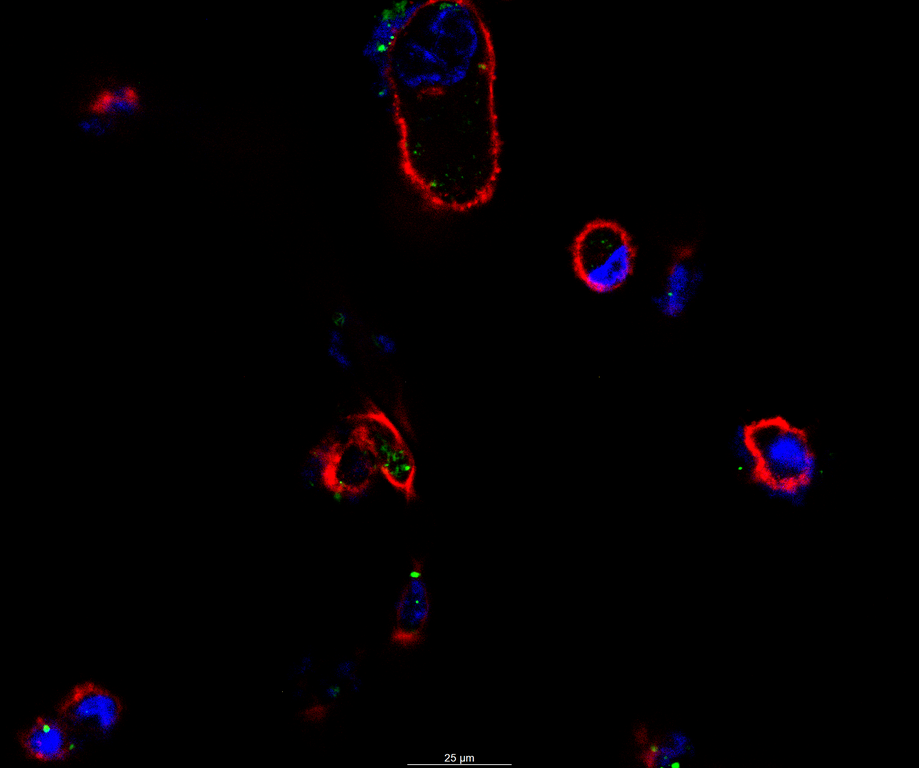
#> input picture Macropinocytosis Project/2026-01-15 Macropinocytosis KO Lines FITC Assay/63x/SafeGuide 63x/1.tif, 919 x 768 px, shrunk from 2432 x 2032 before the run, found by its file name; its folder holds only this picture in this run
$ python analyze_63x_images.py
#> lines starting #> are read from the running program, lines starting #| are printed output that depends on the picture; after the words box and inside, x2 and y2 are one past the last pixel; in counts of white or black regions, pixels touching at a corner belong together
import os
import numpy as np
import matplotlib.pyplot as plt
import matplotlib.image as mpimg
from scipy.stats import ttest_ind

## ================= CONFIGURATION ================= ##
green_threshold = 50
black_threshold = 50

# EXPERIMENT 1: KO Lines (with color scheme)
groups_exp1 = [
    ("SafeGuide", "SafeGuide 63x", "#808080"),      # Grey
    ("PELP1", "PELP1 63x", "#44b875"),                # Green
    ("AMBRA1", "AMBRA1 63x", "#c0392b"),              # Dark Red
    ("SNAP23", "SNAP23 63x", "#c0392b"),               # Dark Red
]

BASE_FOLDER_EXP1 = "Macropinocytosis Project/2026-01-15 Macropinocytosis KO Lines FITC Assay/63x"

# EXPERIMENT 2: Dose Response (add your folder configuration)
groups_exp2 = [
    ("WT/FITC only", "WT_FITC_only", "#808080"),     # Grey
    ("500 µM", "500uM", "#90ee90"),                  # Light Green
    ("2000 µM", "2000uM", "#228b22"),                # Dark Green
]

BASE_FOLDER_EXP2 = "Macropinocytosis Project/Dose_Response/63x"  # Update this path

## ================= FUNCTIONS ================= ##
def compute_green_area(img, green_threshold):
    return np.sum(img[:, :, 1] > green_threshold)

def compute_total_cell_area(img, black_threshold):
    black_pixels = np.all(img[:, :, :3] < black_threshold, axis=2)
    total_pixels = img.shape[0] * img.shape[1]
    return total_pixels - np.sum(black_pixels)

def analyze_condition(folder_path):
    ratios = []
    green_areas = []
    cell_areas = []

    if not os.path.exists(folder_path):
        print(f"⚠️  Missing folder: {folder_path}")
        return ratios, green_areas, cell_areas

    for filename in os.listdir(folder_path):
        if filename.lower().endswith(".tif"):
            img = mpimg.imread(os.path.join(folder_path, filename))
            green_area = compute_green_area(img, green_threshold)
            total_cell_area = compute_total_cell_area(img, black_threshold)
            ratio = green_area / total_cell_area if total_cell_area != 0 else 0

            ratios.append(ratio)
            green_areas.append(green_area)
            cell_areas.append(total_cell_area)

    return ratios, green_areas, cell_areas

def create_beautiful_plot(labels, means, sems, all_scores, colors, title, control_idx=0):
    """
    Creates a beautiful bar plot with error bars, significance markers, and a data table.

    Parameters:
    - labels: list of group names
    - means: list of mean values
    - sems: list of SEM values
    - all_scores: list of lists containing individual measurements
    - colors: list of colors for each bar
    - title: plot title
    - control_idx: index of control group for statistical comparison
    """
    fig = plt.figure(figsize=(12, 8))

    # Create gridspec for plot and table
    gs = fig.add_gridspec(3, 1, height_ratios=[3, 0.1, 1], hspace=0.3)
    ax_plot = fig.add_subplot(gs[0])
    ax_table = fig.add_subplot(gs[2])

    # -------- BAR PLOT --------
    x_pos = np.arange(len(labels))
    bars = ax_plot.bar(x_pos, means, yerr=sems, capsize=8,
                       color=colors, edgecolor='black', linewidth=1.5,
                       error_kw={'linewidth': 2, 'ecolor': 'black'})

    ax_plot.set_ylabel("Green Area / Total Cell Area", fontsize=16, weight='bold')
    ax_plot.set_title(title, fontsize=16, weight='bold', pad=20)
    ax_plot.set_xticks(x_pos)
    ax_plot.set_xticklabels(labels, fontsize=14, weight='bold')
    ax_plot.spines['top'].set_visible(False)
    ax_plot.spines['right'].set_visible(False)
    ax_plot.grid(axis='y', alpha=0.3, linestyle='--')

    # -------- SIGNIFICANCE TESTING --------
    control_scores = all_scores[control_idx]
    y_max = max(m + s for m, s in zip(means, sems)) * 1.15

    for i in range(len(labels)):
        if i == control_idx:
            continue
        if not all_scores[i] or not control_scores:
            continue

        _, p = ttest_ind(all_scores[i], control_scores, equal_var=False)

        if p < 0.001:
            sig = "***"
        elif p < 0.01:
            sig = "**"
        elif p < 0.05:
            sig = "*"
        else:
            sig = "ns"

        if sig != "ns":
            ax_plot.text(i, means[i] + sems[i] + 0.03 * y_max,
                        sig, ha="center", fontsize=16, weight='bold')

    # -------- DATA TABLE --------
    ax_table.axis('off')

    # Prepare table data
    table_data = []
    table_data.append(['Group', 'n', 'Mean ± SEM', 'p-value vs Control'])

    for i, label in enumerate(labels):
        n = len(all_scores[i]) if all_scores[i] else 0
        mean_sem = f"{means[i]:.4f} ± {sems[i]:.4f}" if n > 0 else "N/A"

        if i == control_idx:
            p_val = "—"
        elif all_scores[i] and control_scores:
            _, p = ttest_ind(all_scores[i], control_scores, equal_var=False)
            if p < 0.001:
                p_val = "< 0.001"
            else:
                p_val = f"{p:.3f}"
        else:
            p_val = "N/A"

        table_data.append([label, str(n), mean_sem, p_val])

    # Create table
    table = ax_table.table(cellText=table_data, cellLoc='center', loc='center',
                          colWidths=[0.25, 0.15, 0.35, 0.25])
    table.auto_set_font_size(False)
    table.set_fontsize(10)
    table.scale(1, 2)

    # Style header row
    for i in range(4):
        cell = table[(0, i)]
        cell.set_facecolor('#34495e')
        cell.set_text_props(weight='bold', color='white')

    # Alternate row colors and bold group names
    for i in range(1, len(table_data)):
        for j in range(4):
            cell = table[(i, j)]
            if i % 2 == 0:
                cell.set_facecolor('#ecf0f1')
            else:
                cell.set_facecolor('white')
            # Bold the group names (first column)
            if j == 0:
                cell.set_text_props(weight='bold')

    plt.tight_layout()
    return fig

def print_summary_table(labels, avg_green, avg_cell_area, all_scores):
    """Print a detailed summary table to console"""
    print("\n" + "="*70)
    print("DETAILED SUMMARY TABLE")
    print("="*70)
    print(f"{'Group':<15}{'n':>5}{'Avg Green Area':>18}{'Avg Cell Area':>18}{'Ratio':>12}")
    print("-" * 70)

    for i, label in enumerate(labels):
        n = len(all_scores[i]) if all_scores[i] else 0
        ratio = avg_green[i] / avg_cell_area[i] if avg_cell_area[i] != 0 else 0
        print(f"{label:<15}{n:>5}{avg_green[i]:>18.1f}{avg_cell_area[i]:>18.1f}{ratio:>12.4f}")
    print("="*70 + "\n")

## ================= EXPERIMENT ANALYSIS ================= ##
def analyze_experiment(groups, base_folder, experiment_name, control_idx=0):
    """
    Analyze a single experiment and create visualizations.

    Parameters:
    - groups: list of tuples (label, folder_name, color)
    - base_folder: base directory path
    - experiment_name: name for the plot title
    - control_idx: index of control group
    """
    print(f"\n{'='*70}")
    print(f"ANALYZING: {experiment_name}")
    print(f"{'='*70}")

    means, sems, all_scores = [], [], []
    avg_green, avg_cell_area = [], []
    labels, colors = [], []

    for label, folder, color in groups:
        labels.append(label)
        colors.append(color)
        folder_path = os.path.join(base_folder, folder)

        ratios, green_areas, cell_areas = analyze_condition(folder_path)
#> in analyze_condition, img is the input picture: shape (768, 919, 3); mean R, G, B 3.3, 0.3, 2.3
#> in analyze_condition, `green_area = compute_green_area(img, green_threshold)`: green_area = 1145
#> in compute_total_cell_area, `black_pixels = np.all(img[:, :, :3] < black_threshold, axis=2)`:
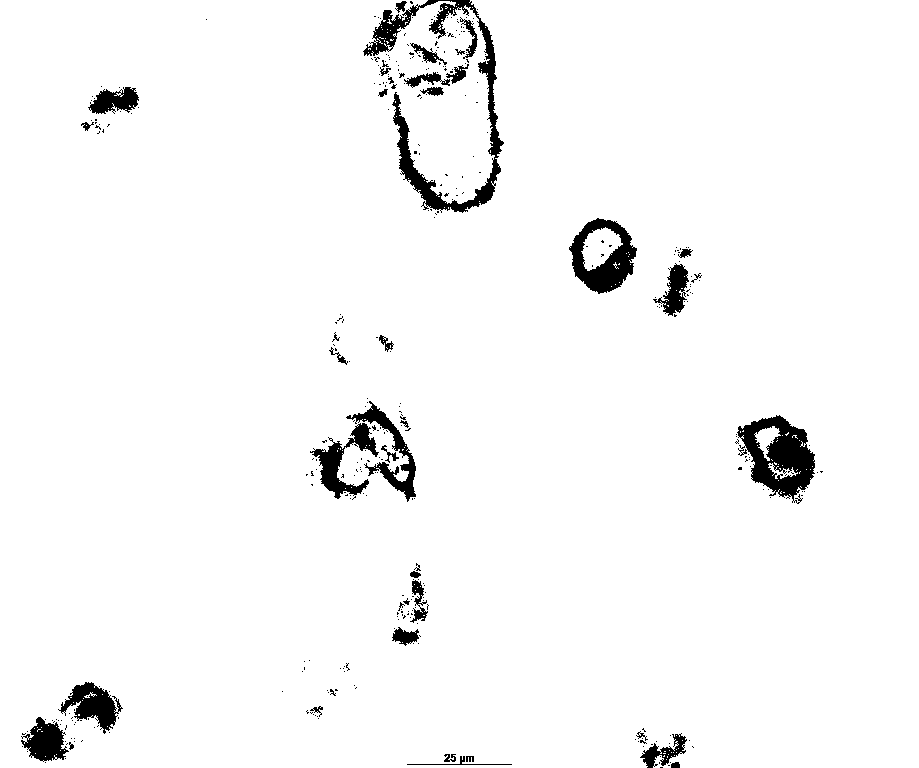
#> black_pixels: shape (768, 919) bool; 96.8% white; 372 black regions (331 under 20 px), largest, box (x1, y1, x2, y2) and area: (363, 0, 504, 213) 4823, (737, 415, 815, 504) 3660, (569, 218, 637, 294) 2488
#> in analyze_condition, `total_cell_area = compute_total_cell_area(img, black_threshold)`: total_cell_area = 22887
#> in analyze_condition, `ratio = green_area / total_cell_area if total_cell_area != 0 else 0`: ratio = 0.05
#> ratios = [0.05]; green_areas = [1145]; cell_areas = [22887]
        all_scores.append(ratios)

        if ratios:
            means.append(np.mean(ratios))
            sems.append(np.std(ratios, ddof=1) / np.sqrt(len(ratios)))
            avg_green.append(np.mean(green_areas))
            avg_cell_area.append(np.mean(cell_areas))
            print(f"✓ {label}: {len(ratios)} images analyzed")
#| ✓ SafeGuide: 1 images analyzed
        else:
            means.append(0)
            sems.append(0)
            avg_green.append(0)
            avg_cell_area.append(0)
            print(f"✗ {label}: No data found")

    # Print summary table
    print_summary_table(labels, avg_green, avg_cell_area, all_scores)

    # Create beautiful plot
    fig = create_beautiful_plot(labels, means, sems, all_scores, colors,
                                experiment_name, control_idx)

    return fig

## ================= MAIN ================= ##
if __name__ == "__main__":
    # Experiment 1: KO Lines
    fig1 = analyze_experiment(
        groups_exp1,
        BASE_FOLDER_EXP1,
        "Macropinocytosis FITC Uptake - KO Lines (63x)",
        control_idx=0  # SafeGuide is control
    )

    # Experiment 2: Dose Response
    # Uncomment when you have the correct folder path
    # fig2 = analyze_experiment(
    #     groups_exp2,
    #     BASE_FOLDER_EXP2,
    #     "Macropinocytosis FITC Uptake - Dose Response (63x)",
    #     control_idx=0  # WT/FITC only is control
    # )

    plt.show()
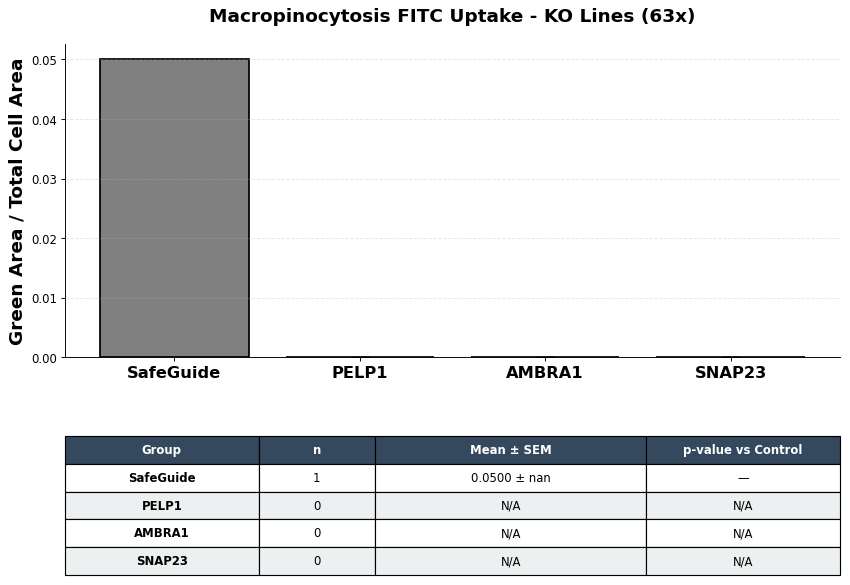
#> figure drawn by matplotlib, 1 panel; tallest bar 0.05 high, from x = -0.4 to 0.4

    print("\n✅ Analysis complete! Graphs displayed.")
    print("💡 Tip: Use plt.savefig() to save figures as high-res images for your presentation.")
